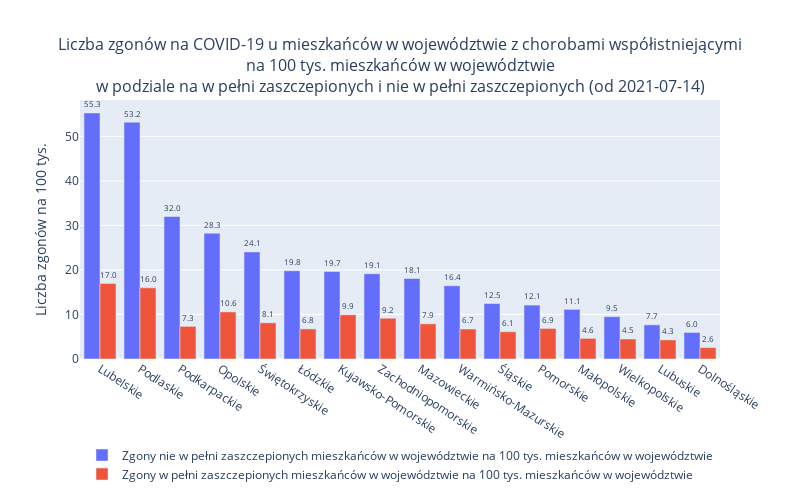

Notebook cell for this chart:
### Code cell
x_col = 'Województwo'
title_str = "z chorobami współistniejącymi" 
filename_str = "woj_ogolem_z_wspol"
denominator_col = "mieszkańców w województwie"
title = "Liczba zgonów na COVID-19 u " + denominator_col + " " + title_str + "<br>na 100 tys. "+ denominator_col +\
        "<br>w podziale na w pełni zaszczepionych i nie w pełni zaszczepionych (od " + str(from_date) + ")"
df_to_plot = df_wspol_woj.sort_values(['Zgony nie w pełni zaszczepionych ' + denominator_col + ' na 100 tys. ' + denominator_col], ascending=False)
plot_df2(
    x_col=x_col, 
    denominator_col=denominator_col, 
    title=title , 
    filename_str=filename_str,  
    from_date = from_date, 
    df = df_to_plot, 
    image_dir = basiw.image_dir,
    legend_y=-0.5
    )

### Figure 1 — Plotly figure (JSON) as saved in the notebook; plotly's stock layout.template omitted (floating-point values rounded to 4 significant figures)
{"data": [{"name": "Zgony nie w pełni zaszczepionych mieszkańców w województwie na 100 tys. mieszkańców w województwie", "offsetgroup": "1", "text": [55.26, 53.19, 32.0, 28.25, 24.05, 19.82, 19.67, 19.14, 18.08, 16.45, 12.45, 12.11, 11.15, 9.509, 7.676, 5.964], "textposition": "outside", "texttemplate": "%{text:2.1f}", "type": "bar", "x": ["Lubelskie", "Podlaskie", "Podkarpackie", "Opolskie", "Świętokrzyskie", "Łódzkie", "Kujawsko-Pomorskie", "Zachodniopomorskie", "Mazowieckie", "Warmińsko-Mazurskie", "Śląskie", "Pomorskie", "Małopolskie", "Wielkopolskie", "Lubuskie", "Dolnośląskie"], "y": [55.26, 53.19, 32.0, 28.25, 24.05, 19.82, 19.67, 19.14, 18.08, 16.45, 12.45, 12.11, 11.15, 9.509, 7.676, 5.964]}, {"name": "Zgony w pełni zaszczepionych mieszkańców w województwie na 100 tys. mieszkańców w województwie", "offsetgroup": "2", "text": [16.97, 15.99, 7.327, 10.58, 8.127, 6.758, 9.931, 9.156, 7.897, 6.735, 6.126, 6.863, 4.635, 4.497, 4.286, 2.566], "textposition": "outside", "texttemplate": "%{text:2.1f}", "type": "bar", "x": ["Lubelskie", "Podlaskie", "Podkarpackie", "Opolskie", "Świętokrzyskie", "Łódzkie", "Kujawsko-Pomorskie", "Zachodniopomorskie", "Mazowieckie", "Warmińsko-Mazurskie", "Śląskie", "Pomorskie", "Małopolskie", "Wielkopolskie", "Lubuskie", "Dolnośląskie"], "y": [16.97, 15.99, 7.327, 10.58, 8.127, 6.758, 9.931, 9.156, 7.897, 6.735, 6.126, 6.863, 4.635, 4.497, 4.286, 2.566]}], "layout": {"barmode": "group", "height": 500, "legend": {"title": {"text": ""}, "x": 0.5, "xanchor": "center", "y": -0.5}, "title": {"font": {"size": 16}, "text": "Liczba zgonów na COVID-19 u mieszkańców w województwie z chorobami współistniejącymi<br>na 100 tys. mieszkańców w województwie<br>w podziale na w pełni zaszczepionych i nie w pełni zaszczepionych (od 2021-07-14)", "x": 0.5, "xanchor": "center"}, "uniformtext": {"minsize": 6, "mode": "show"}, "width": 800, "xaxis": {"tickangle": 33}, "yaxis": {"title": {"text": "Liczba zgonów na 100 tys."}}}}
